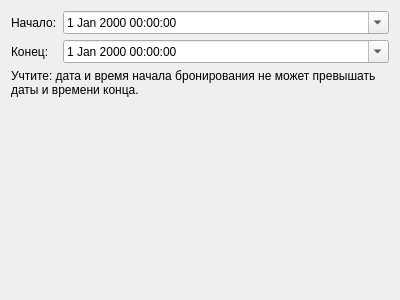
<?xml version="1.0" encoding="UTF-8"?>
<ui version="4.0">
 <class>WizardPage</class>
 <widget class="QWizardPage" name="WizardPage">
  <property name="geometry">
   <rect>
    <x>0</x>
    <y>0</y>
    <width>400</width>
    <height>300</height>
   </rect>
  </property>
  <property name="windowTitle">
   <string>WizardPage</string>
  </property>
  <property name="title">
   <string>Вас приветствует мастер бронирования помещений!</string>
  </property>
  <property name="subTitle">
   <string>Укажите промежуток бронирования, чтобы увидеть доступные варианты на данный момент:</string>
  </property>
  <layout class="QVBoxLayout" name="verticalLayout">
   <item>
    <layout class="QFormLayout" name="formLayout">
     <item row="0" column="1">
      <widget class="QDateTimeEdit" name="startDateTimeEdit">
       <property name="calendarPopup">
        <bool>true</bool>
       </property>
      </widget>
     </item>
     <item row="0" column="0">
      <widget class="QLabel" name="startLabel">
       <property name="text">
        <string>Начало:</string>
       </property>
      </widget>
     </item>
     <item row="1" column="0">
      <widget class="QLabel" name="endLabel">
       <property name="text">
        <string>Конец:</string>
       </property>
      </widget>
     </item>
     <item row="1" column="1">
      <widget class="QDateTimeEdit" name="endDateTimeEdit">
       <property name="calendarPopup">
        <bool>true</bool>
       </property>
      </widget>
     </item>
    </layout>
   </item>
   <item>
    <widget class="QLabel" name="label">
     <property name="text">
      <string>Учтите: дата и время начала бронирования не может превышать даты и времени конца.</string>
     </property>
     <property name="wordWrap">
      <bool>true</bool>
     </property>
    </widget>
   </item>
   <item>
    <spacer name="verticalSpacer">
     <property name="orientation">
      <enum>Qt::Vertical</enum>
     </property>
     <property name="sizeHint" stdset="0">
      <size>
       <width>20</width>
       <height>40</height>
      </size>
     </property>
    </spacer>
   </item>
  </layout>
 </widget>
 <resources/>
 <connections/>
</ui>
